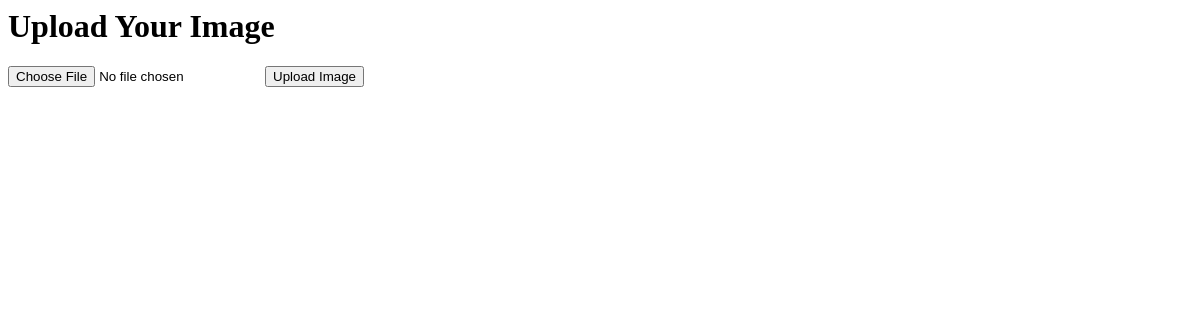
The app's page /, older data.
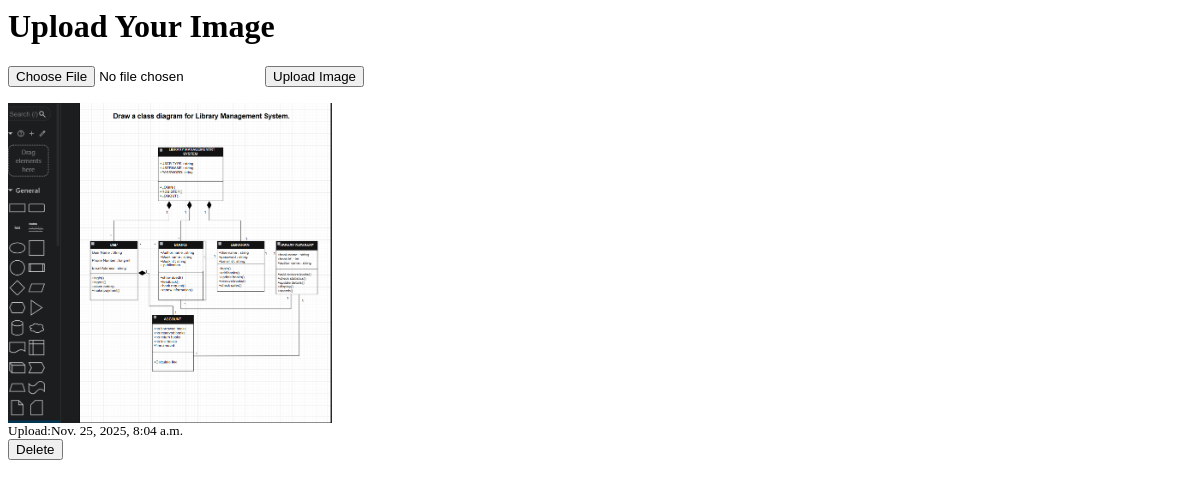
The same page, newer data.
### villApp/models.py (models this page shows)
class ImageUploader(models.Model):
    photo=models.ImageField(upload_to="Allimage")
    date=models.DateTimeField(default=now)

### villApp/views.py (the view)
# urls.py: path("", views.upload_image, name='upload_image'),
def upload_image(request):
    if request.method =='POST' and len(request.FILES) !=0:
        image_uploader_obj=ImageUploader()
        image_uploader_obj.photo =request.FILES['image']
        image_uploader_obj.save()
    all_image=ImageUploader.objects.all()
    return render(request=request, template_name="imageUpload.html",context={'img':all_image})

### villApp/templates/ImageUpload.html (shortened to what this page needs)
<!DOCTYPE
{% load static %}>
<html lang="en">
<body>
    <div class="container mt-3">
        <div class="py-5" text-center bg-secondary text-white>
            <h1 class="mb-3">Upload Your Image</h1>
            <form action="" method="POST" enctype="multipart/form-data">
            <input type="file" name="image" id="imageFile">
            <input type="submit" value="Upload Image" class="btn btn-primary">
            </form>
        </div>
        <div class="row">
            {% for i in img %}
            <div class="col-md-4">
                <div class="card m-2">
                    <img src="{{ i.photo.url }}" class="card-img-top" alt="Image" height="320px">
                    <div class="card body">
                        <small class="card-text text-muted">Upload:{{i.date}}</small>
                        <form action="{% url 'delete_image' i.id %}" method="POST">
                            <button type="submit" class="btn btn-danger btn-sm mt-2">Delete</button>
                        </form>
                    </div>
                </div>
            </div>
            {% endfor %}
        </div>
    </div>
</body>

Row changes from the older to the newer data that the page shows:
added ImageUploader: photo (picture), date "Nov. 25, 2025, 8:04 a.m."
